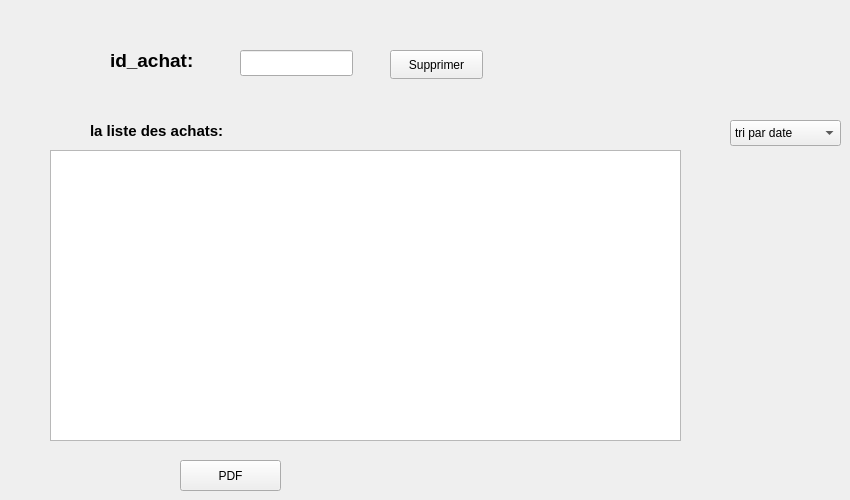
      <widget class="QWidget" name="tab_12">
       <attribute name="title">
        <string>consulter </string>
       </attribute>
       <widget class="QLabel" name="label_7">
        <property name="geometry">
         <rect>
          <x>110</x>
          <y>40</y>
          <width>191</width>
          <height>41</height>
         </rect>
        </property>
        <property name="font">
         <font>
          <pointsize>14</pointsize>
          <bold>true</bold>
         </font>
        </property>
        <property name="text">
         <string>id_achat:</string>
        </property>
       </widget>
       <widget class="QLineEdit" name="lineEdit_supprimer">
        <property name="geometry">
         <rect>
          <x>240</x>
          <y>50</y>
          <width>113</width>
          <height>26</height>
         </rect>
        </property>
       </widget>
       <widget class="QLabel" name="label_36">
        <property name="geometry">
         <rect>
          <x>90</x>
          <y>110</y>
          <width>161</width>
          <height>41</height>
         </rect>
        </property>
        <property name="font">
         <font>
          <pointsize>11</pointsize>
          <bold>true</bold>
         </font>
        </property>
        <property name="text">
         <string>la liste des achats:</string>
        </property>
       </widget>
       <widget class="QComboBox" name="comboBox_2">
        <property name="geometry">
         <rect>
          <x>730</x>
          <y>120</y>
          <width>111</width>
          <height>26</height>
         </rect>
        </property>
        <property name="currentText">
         <string>tri par date </string>
        </property>
        <item>
         <property name="text">
          <string>tri par date </string>
         </property>
        </item>
        <item>
         <property name="text">
          <string>tri par prix</string>
         </property>
        </item>
       </widget>
       <widget class="QPushButton" name="pushButton_5">
        <property name="geometry">
         <rect>
          <x>180</x>
          <y>460</y>
          <width>101</width>
          <height>31</height>
         </rect>
        </property>
        <property name="text">
         <string>PDF</string>
        </property>
       </widget>
       <widget class="QPushButton" name="pushButton_supprimer">
        <property name="geometry">
         <rect>
          <x>390</x>
          <y>50</y>
          <width>93</width>
          <height>29</height>
         </rect>
        </property>
        <property name="text">
         <string>Supprimer</string>
        </property>
       </widget>
       <widget class="QTableView" name="tableView">
        <property name="geometry">
         <rect>
          <x>50</x>
          <y>150</y>
          <width>631</width>
          <height>291</height>
         </rect>
        </property>
       </widget>
      </widget>
